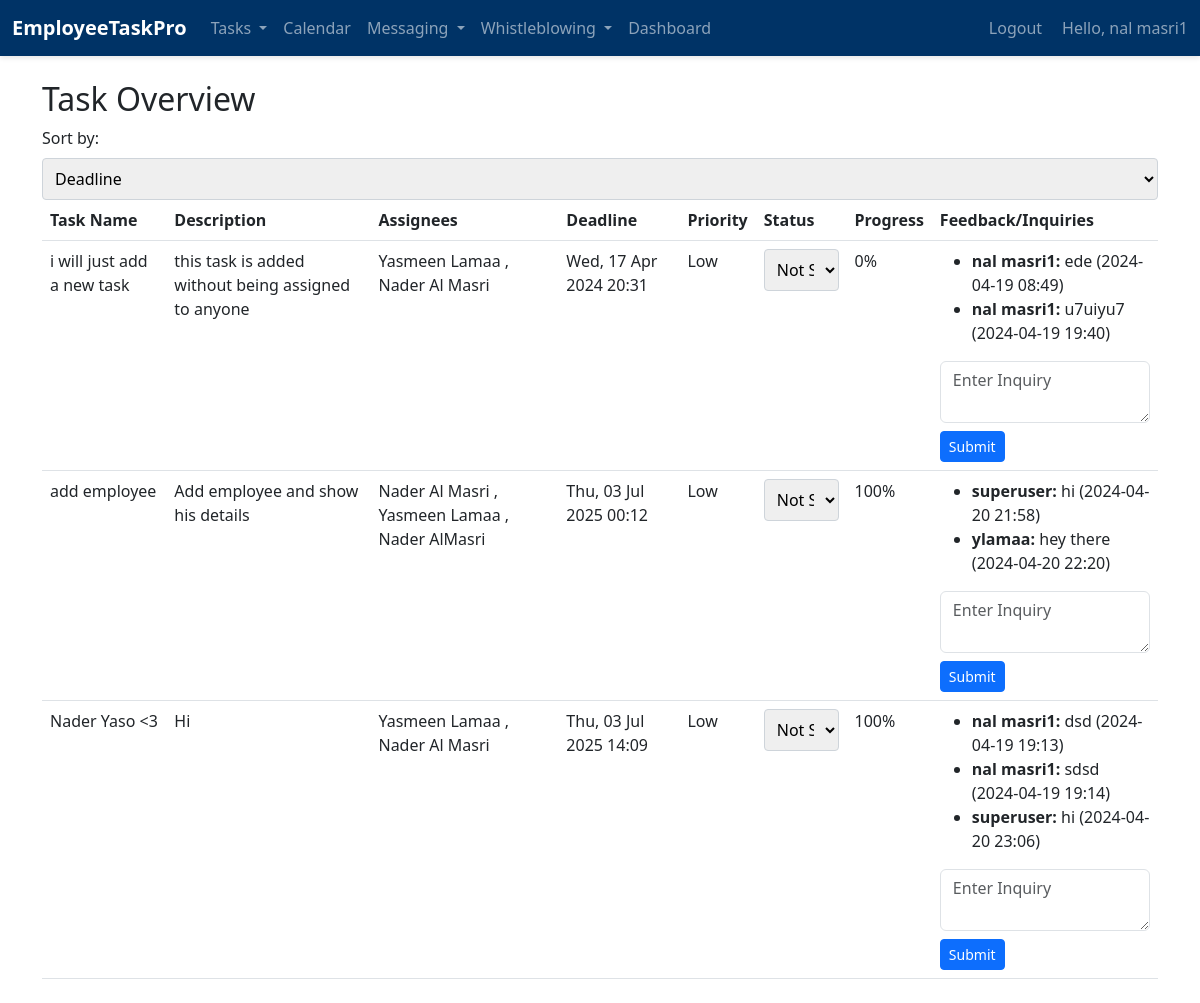
The page /emp/my-tasks/ (signed in) on the database as committed earlier.
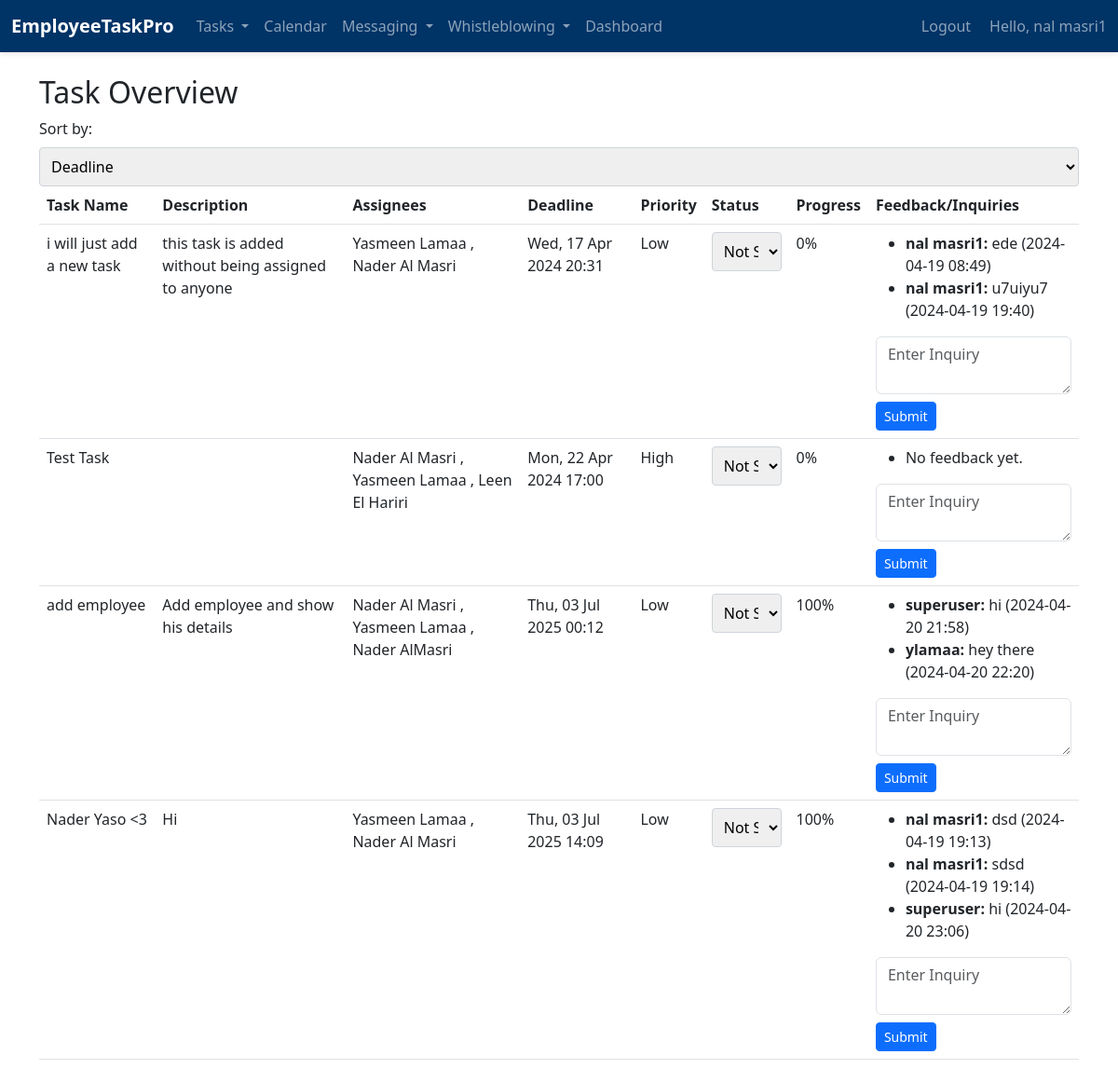
The same page on the database as committed later.
### emp/models.py (models this page shows, shortened)
class TaskAssignee(models.Model):
    task = models.ForeignKey('Task', on_delete=models.CASCADE)
    emp = models.ForeignKey('Emp', on_delete=models.CASCADE)
    weight = models.IntegerField(help_text='Percentage of task responsibility')
    status = models.CharField(
        max_length=50,
        choices=[('Not Started', 'Not Started'), ('In Progress', 'In Progress'), ('Completed', 'Completed')],
        default='Not Started'
    )
    progress = models.IntegerField(default=0, help_text='Specific progress for tasks that are "In Progress"', validators=[MinValueValidator(0), MaxValueValidator(100)])
    class Meta:
        unique_together = ('task', 'emp')

class Task(models.Model):
    title = models.CharField(max_length=200)
    description = models.TextField(blank=True, null=True)
    deadline = models.DateTimeField(null=True, blank=True)
    feedback = models.TextField(blank=True, null=True)
    urgency = models.CharField(
        max_length=50,
        choices=[('Low', 'Low'), ('Medium', 'Medium'), ('High', 'High')],
        default='Low'
    )
    status = models.CharField(
        max_length=50,
        choices=[('Not Started', 'Not Started'), ('In Progress', 'In Progress'), ('Completed', 'Completed')],
        default='Not Started'
    )
    progress_percentage = models.IntegerField(default=0, validators=[MinValueValidator(0), MaxValueValidator(100)],
                                              help_text='Progress percentage for tasks that are "In Progress"')
    date_created = models.DateTimeField(default=timezone.now)
    date_updated = models.DateTimeField(auto_now=True)

class Emp(models.Model):
    firstname=models.CharField(max_length=200)
    fathername=models.CharField(max_length=200)
    lastname=models.CharField(max_length=200)
    gender = models.TextField(blank=True,null= True)
    dob = models.DateField(blank=True,null= True)
    emp_id=models.CharField(max_length=200)
    phone = models.CharField(max_length=20, null=True)
    email = models.EmailField(null=True)
    date_hired = models.DateField(default=timezone.now)
    salary = models.FloatField(default=0)
    date_added = models.DateTimeField(default=timezone.now)
    date_updated = models.DateTimeField(auto_now=True)
    address = models.CharField(max_length=100, null=True)
    status=models.BooleanField(default=True)
    department=models.CharField(max_length=200, null=True)
    user = models.OneToOneField(User, on_delete=models.CASCADE, null=True)

class Feedback(models.Model):
    task = models.ForeignKey(Task, related_name='feedbacks', on_delete=models.CASCADE)
    content = models.TextField()
    created_by = models.ForeignKey(User, on_delete=models.CASCADE)
    created_at = models.DateTimeField(auto_now_add=True)

### emp/views.py (the view, shortened to what this page needs)
# urls.py: path("my-tasks/", my_tasks, name='my_tasks'),
@login_required
def my_tasks(request):
    user_emp = request.user.emp if hasattr(request.user, 'emp') else None
    sort = request.GET.get('sort', 'deadline')  # Default sorting by deadline
    task_assignees = TaskAssignee.objects.filter(emp=user_emp).exclude(status='Completed').select_related('task')
    if sort == 'urgency':
        task_assignees = task_assignees.order_by(Case(
            When(task__urgency='High', then=1),
            When(task__urgency='Medium', then=2),
            When(task__urgency='Low', then=3),
            default=4
        ))
    else:  # Default sort by deadline
        task_assignees = task_assignees.order_by('task__deadline')
    tasks_with_progress = [{
        'task_assignee': task_assignee,
        'progress': task_assignee.progress,
        'status': task_assignee.status
    } for task_assignee in task_assignees]
    context = {
        'tasks_with_progress': tasks_with_progress,
        'user_emp': user_emp,
        'current_sort': sort,
    }
    return render(request, 'emp/my_tasks.html', context)

### emp/context_processors.py (called while the page is built)
def user_roles(request):
    is_hr_or_manager = request.user.groups.filter(name__in=['HR', 'Manager']).exists()
    is_employee = request.user.groups.filter(name='Employee').exists()
    return {
        'is_hr_or_manager': is_hr_or_manager,
        'is_employee': is_employee,
    }

### templates/emp/my_tasks.html (shortened to what this page needs)
{% load static %}
<!doctype html>
<html lang="en">
<head>
    <link href="https://cdn.jsdelivr.net/npm/bootstrap@5.2.2/dist/css/bootstrap.min.css" rel="stylesheet">
    <link href="https://cdn.jsdelivr.net/npm/select2@4.1.0-beta.1/dist/css/select2.min.css" rel="stylesheet">
    <link rel="stylesheet" href="{% static 'css/assigntask.css' %}">
</head>
<body>
    {% include 'emp/navbar.html' %}
    <div class="container my-4">
        <h2>Task Overview</h2>
        <form method="get" action="">
            <label for="sort">Sort by:</label>
            <select name="sort" onchange="this.form.submit()">
                <option value="deadline" {% if current_sort == 'deadline' %}selected{% endif %}>Deadline</option>
            </select>
        </form>
        <table class="table">
            <thead>
                <tr>
                    <th>Task Name</th>
                    <th>Description</th>
                    <th>Assignees</th>
                    <th>Deadline</th>
                    <th>Priority</th>
                    <th>Status</th>
                    <th>Progress</th>
                    <th>Feedback/Inquiries</th>
                </tr>
            </thead>
            <tbody>
                {% for tp in tasks_with_progress %}
                <tr>
                    <td>{{ tp.task_assignee.task.title }}</td>
                    <td>{{ tp.task_assignee.task.description }}</td>
                    <td>
                        {% for assignment in tp.task_assignee.task.taskassignee_set.all %}
                            {{ assignment.emp.user.get_full_name }}
                            {% if not forloop.last %}, {% endif %}
                        {% endfor %}
                    </td>
                    <td>{{ tp.task_assignee.task.deadline|date:"D, d M Y H:i" }}</td>
                    <td>{{ tp.task_assignee.task.urgency }}</td>
                    <td>
                        <form method="post" action="{% url 'emp:my_tasks' %}">
                            <select name="status" class="status-dropdown" onchange="checkStatus(this)">
                                <option value="Not Started" {% if tp.task_assignee.status == "Not Started" %}selected{% endif %}>Not Started</option>
                            </select>
                        </form>
                    </td>
                    <td>{{ tp.progress }}%</td>
                    <td>
                        <ul>
                            {% for feedback in tp.task_assignee.task.feedbacks.all %}
                            <li><strong>{{ feedback.created_by.username }}:</strong> {{ feedback.content }} ({{ feedback.created_at|date:"Y-m-d H:i" }})</li>
                            {% empty %}
                            <li>No feedback yet.</li>
                            {% endfor %}
                        </ul>
                        {% if tp.task_assignee.task.id %}
                        <form action="{% url 'emp:add_task_feedback' tp.task_assignee.task.id %}" method="post">
                            <textarea name="feedback" class="form-control mb-2" placeholder="Enter Inquiry"></textarea>
                            <button type="submit" class="btn btn-primary btn-sm">Submit</button>
                        </form>
                        {% else %}
                        <div>Error: Task ID is missing or invalid, cannot submit feedback.</div>
                        {% endif %}
                </tr>
                {% empty %}
                <tr>
                    <td colspan="6" class="text-center">No tasks assigned.</td>
                </tr>
                {% endfor %}
            </tbody>
        </table>
    </div>
</body>
</html>

Rows that differ between the two databases and show on the page:
added TaskAssignee: task_assignee.task "Test Task", emp.user.get_full_name "Nader Al Masri", task_assignee.task.deadline "Mon, 22 Apr 2024 17:00", task_assignee.task.urgency "High", status "Not Started", progress "0"
added TaskAssignee: emp.user.get_full_name "Yasmeen Lamaa", shown under "Test Task"
added TaskAssignee: emp.user.get_full_name "Leen El Hariri", shown under "Test Task"
